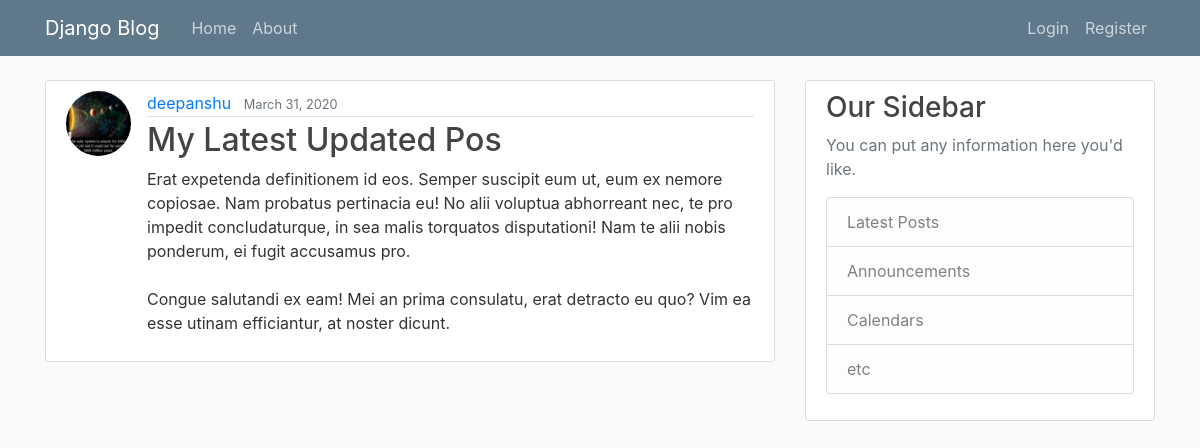
/post/52/, run on the app's committed database.
### My_django_app_blog/models.py (models this page shows, shortened)
class Post(models.Model):
    title=models.CharField(max_length=100)
    content=models.TextField()
    date_posted=models.DateTimeField(default=timezone.now)
    author=models.ForeignKey(User, on_delete=models.CASCADE)

### user_web_app/models.py (models this page shows, shortened)
class Profile(models.Model): #76
    user = models.OneToOneField(User,on_delete=models.CASCADE)
    image = models.ImageField(default='default.jpg',upload_to='django_profile_pic')

### My_django_app_blog/views.py (the view)
# urls.py: path('post/<int:pk>/', PostDetailView.as_view(), name='post-detail'),
class PostDetailView(DetailView):#120
    model = Post

### My_django_app_blog/templates/My_django_app_blog/post_detail.html (shortened to what this page needs)
{% extends "My_django_app_blog/base.html" %}
{% block content %}
 <article class="media content-section">
     <img class="rounded-circle article-img" src="{{object.author.profile.image.url}}">
          <div class="media-body">
            <div class="article-metadata">
              <a class="mr-2" href="{% url 'user-post' object.author.username %}">{{ object.author }}</a>
              <small class="text-muted">{{ object.date_posted|date:"F d, Y" }}</small>
            </div>
            <h2 class="article-title"> {{ object.title }}</h2>
            <p class="article-content">{{ object.content }}</p>
          </div>
        </article>
{% endblock content %}

### My_django_app_blog/static/My_django_app_blog/main.css (style rules this page uses)
body { background: #fafafa; color: #333333; margin-top: 5rem; }
h1, h2, h3, h4, h5, h6 { color: #444444; }
.content-section { background: #ffffff; padding: 10px 20px; border: 1px solid #dddddd; border-radius: 3px; margin-bottom: 20px; }
.article-title { color: #444444; }
.article-content { white-space: pre-line; }
.article-img { height: 65px; width: 65px; margin-right: 16px; }
.article-metadata { padding-bottom: 1px; margin-bottom: 4px; border-bottom: 1px solid #e3e3e3 }

### data on the page
Post: author.profile.image (placeholder picture), author "deepanshu", date_posted "March 31, 2020", title "My Latest Updated Pos", content "Erat expetenda definitionem id eos. Semper suscipit eum ut, eum ex nemore copiosae. Nam probatus pertinacia eu! No alii voluptua abhorreant nec, te pro impedit concludaturque, in sea malis torquatos disputationi! Nam te alii nobis ponderum, ei fugit accusamus pro. Congue salutandi ex eam! Mei an prima consulatu, erat detracto eu quo? Vim ea esse utinam efficiantur, at noster dicunt."
